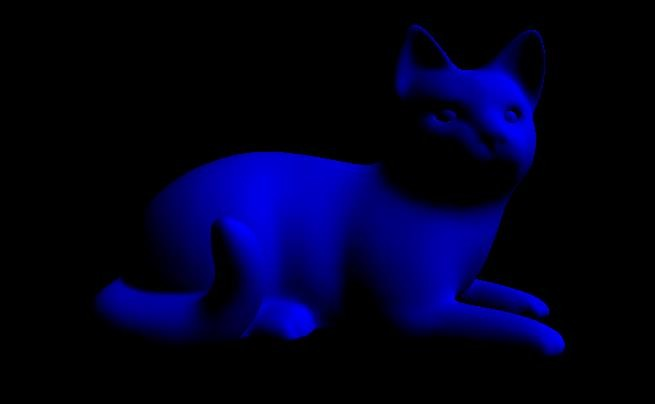
#> input picture cat.png, 655 x 404 px
$ python 1.py
#> lines starting #> are read from the running program, lines starting #| are printed output that depends on the picture; after the words box and inside, x2 and y2 are one past the last pixel; in counts of white or black regions, pixels touching at a corner belong together
'''
Задание #1
Обработать любое изображение:
 - Нарисовать горизонтальную линию по центру
 - Повернуть на 75°
 - Уменьшить мастшаб на 90%
 - Написать текст в произвольном месте
'''

import cv2

def show_img():
    cv2.imshow("cat", img)
    cv2.waitKey(0)
    cv2.destroyAllWindows()


img = cv2.imread("cat.png")
#> img is the input picture: shape (404, 655, 3); mean B, G, R 32, 0.2, 0.3
H, W, C = img.shape
#> H = 404; W = 655; C = 3
CENTER = (W // 2, H // 2)
#> CENTER = (327, 202)

# вывод изображения
show_img()

# вывод линии
RGB_LINE = (0, 255, 0)
LINE_PX = 5
cv2.line(img, (0, H // 2), (W, H // 2), RGB_LINE, LINE_PX)
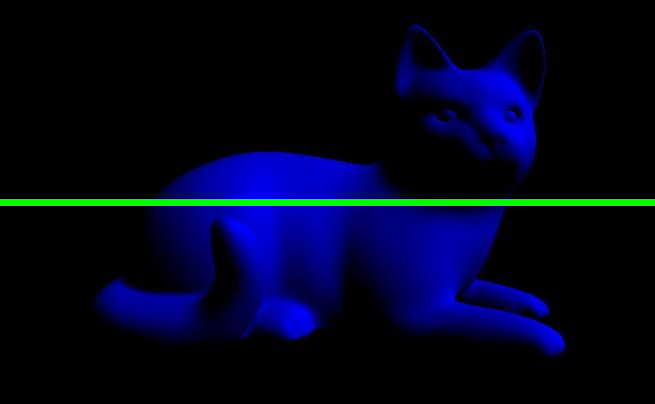
#> img: shape (404, 655, 3); 1.73% of pixels changed, all inside (x1, y1, x2, y2) = (0, 199, 655, 206)
show_img()

# поворот
ANGLE = 75
matrix = cv2.getRotationMatrix2D(CENTER, ANGLE, 1.0)
img = cv2.warpAffine(img, matrix, (W, H))
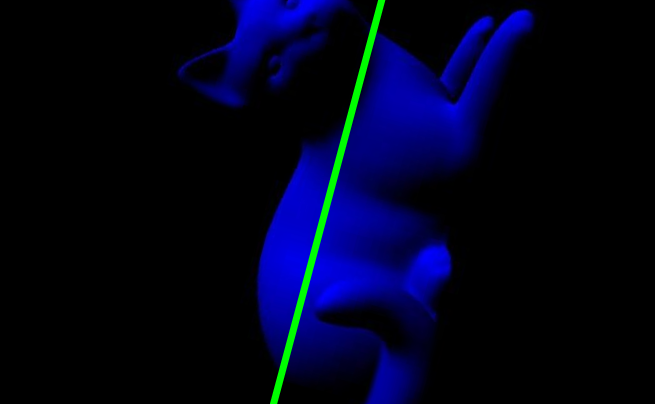
#> img: shape (404, 655, 3); mean B, G, R 28.6, 3, 0.2
show_img()

# уменьшение
SCALE = 0.9
img = cv2.resize(img, None, fx=0.9, fy=0.9, interpolation=cv2.INTER_AREA)
#> img: shape (364, 590, 3)
show_img()

# вывод текста
RGB_TEXT = (30, 30, 160)
TEXT_PX = 3
cv2.putText(img, "blue cat", CENTER, cv2.FONT_HERSHEY_SIMPLEX, 1, RGB_TEXT, TEXT_PX)
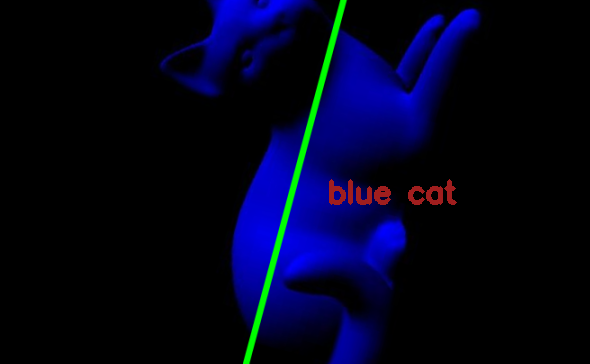
#> img: shape (364, 590, 3); mean B, G, R 28.4, 3.2, 1.3
show_img()
